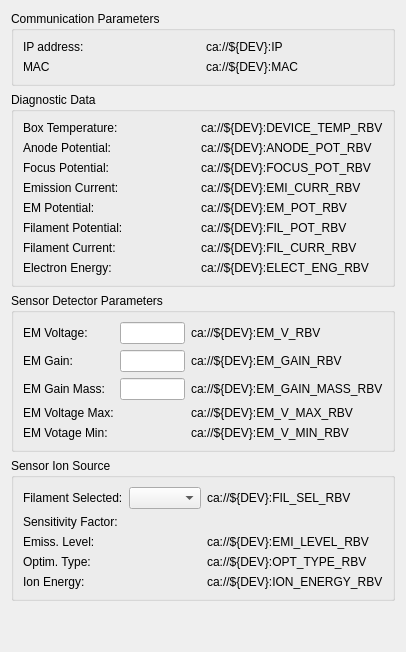
          <widget class="QFrame" name="verticalFrame">
           <property name="maximumSize">
            <size>
             <width>310</width>
             <height>16777215</height>
            </size>
           </property>
           <layout class="QVBoxLayout" name="verticalLayout_8">
            <item>
             <widget class="QGroupBox" name="horizontalGroupBox">
              <property name="title">
               <string>Communication Parameters</string>
              </property>
              <layout class="QHBoxLayout" name="horizontalLayout_5">
               <item>
                <layout class="QGridLayout" name="gridLayout_5">
                 <item row="1" column="1">
                  <widget class="PyDMLabel" name="PyDMLabel_19">
                   <property name="toolTip">
                    <string/>
                   </property>
                   <property name="text">
                    <string>ca://${DEV}:MAC</string>
                   </property>
                   <property name="precisionFromPV" stdset="0">
                    <bool>false</bool>
                   </property>
                   <property name="alarmSensitiveContent" stdset="0">
                    <bool>false</bool>
                   </property>
                   <property name="alarmSensitiveBorder" stdset="0">
                    <bool>false</bool>
                   </property>
                   <property name="channel" stdset="0">
                    <string>ca://${DEV}:MAC</string>
                   </property>
                  </widget>
                 </item>
                 <item row="0" column="1">
                  <widget class="PyDMLabel" name="PyDMLabel_18">
                   <property name="toolTip">
                    <string/>
                   </property>
                   <property name="text">
                    <string>ca://${DEV}:IP</string>
                   </property>
                   <property name="precisionFromPV" stdset="0">
                    <bool>false</bool>
                   </property>
                   <property name="alarmSensitiveContent" stdset="0">
                    <bool>false</bool>
                   </property>
                   <property name="alarmSensitiveBorder" stdset="0">
                    <bool>false</bool>
                   </property>
                   <property name="channel" stdset="0">
                    <string>ca://${DEV}:IP</string>
                   </property>
                  </widget>
                 </item>
                 <item row="1" column="0">
                  <widget class="QLabel" name="label_27">
                   <property name="font">
                    <font>
                     <weight>50</weight>
                     <bold>false</bold>
                    </font>
                   </property>
                   <property name="text">
                    <string>MAC</string>
                   </property>
                  </widget>
                 </item>
                 <item row="0" column="0">
                  <widget class="QLabel" name="label_26">
                   <property name="font">
                    <font>
                     <weight>50</weight>
                     <bold>false</bold>
                    </font>
                   </property>
                   <property name="text">
                    <string>IP address:</string>
                   </property>
                  </widget>
                 </item>
                </layout>
               </item>
              </layout>
             </widget>
            </item>
            <item>
             <widget class="QGroupBox" name="horizontalGroupBox_5">
              <property name="title">
               <string>Diagnostic Data</string>
              </property>
              <layout class="QHBoxLayout" name="horizontalLayout_9">
               <item>
                <layout class="QGridLayout" name="gridLayout_4">
                 <item row="0" column="0">
                  <widget class="QLabel" name="label_40">
                   <property name="font">
                    <font>
                     <weight>50</weight>
                     <bold>false</bold>
                    </font>
                   </property>
                   <property name="text">
                    <string>Box Temperature:</string>
                   </property>
                  </widget>
                 </item>
                 <item row="3" column="0">
                  <widget class="QLabel" name="label_36">
                   <property name="font">
                    <font>
                     <weight>50</weight>
                     <bold>false</bold>
                    </font>
                   </property>
                   <property name="text">
                    <string>Emission Current:</string>
                   </property>
                  </widget>
                 </item>
                 <item row="5" column="0">
                  <widget class="QLabel" name="label_41">
                   <property name="font">
                    <font>
                     <weight>50</weight>
                     <bold>false</bold>
                    </font>
                   </property>
                   <property name="text">
                    <string>Filament Potential:</string>
                   </property>
                  </widget>
                 </item>
                 <item row="4" column="1">
                  <widget class="PyDMLabel" name="PyDMLabel_30">
                   <property name="toolTip">
                    <string/>
                   </property>
                   <property name="text">
                    <string>ca://${DEV}:EM_POT_RBV</string>
                   </property>
                   <property name="showUnits" stdset="0">
                    <bool>true</bool>
                   </property>
                   <property name="precisionFromPV" stdset="0">
                    <bool>false</bool>
                   </property>
                   <property name="alarmSensitiveContent" stdset="0">
                    <bool>false</bool>
                   </property>
                   <property name="alarmSensitiveBorder" stdset="0">
                    <bool>false</bool>
                   </property>
                   <property name="channel" stdset="0">
                    <string>ca://${DEV}:EM_POT_RBV</string>
                   </property>
                  </widget>
                 </item>
                 <item row="1" column="0">
                  <widget class="QLabel" name="label_39">
                   <property name="font">
                    <font>
                     <weight>50</weight>
                     <bold>false</bold>
                    </font>
                   </property>
                   <property name="text">
                    <string>Anode Potential:</string>
                   </property>
                  </widget>
                 </item>
                 <item row="2" column="1">
                  <widget class="PyDMLabel" name="PyDMLabel_28">
                   <property name="toolTip">
                    <string/>
                   </property>
                   <property name="text">
                    <string>ca://${DEV}:FOCUS_POT_RBV</string>
                   </property>
                   <property name="showUnits" stdset="0">
                    <bool>true</bool>
                   </property>
                   <property name="precisionFromPV" stdset="0">
                    <bool>false</bool>
                   </property>
                   <property name="alarmSensitiveContent" stdset="0">
                    <bool>false</bool>
                   </property>
                   <property name="alarmSensitiveBorder" stdset="0">
                    <bool>false</bool>
                   </property>
                   <property name="channel" stdset="0">
                    <string>ca://${DEV}:FOCUS_POT_RBV</string>
                   </property>
                  </widget>
                 </item>
                 <item row="3" column="1">
                  <widget class="PyDMLabel" name="PyDMLabel_29">
                   <property name="toolTip">
                    <string/>
                   </property>
                   <property name="text">
                    <string>ca://${DEV}:EMI_CURR_RBV</string>
                   </property>
                   <property name="showUnits" stdset="0">
                    <bool>true</bool>
                   </property>
                   <property name="precisionFromPV" stdset="0">
                    <bool>false</bool>
                   </property>
                   <property name="alarmSensitiveContent" stdset="0">
                    <bool>false</bool>
                   </property>
                   <property name="alarmSensitiveBorder" stdset="0">
                    <bool>false</bool>
                   </property>
                   <property name="channel" stdset="0">
                    <string>ca://${DEV}:EMI_CURR_RBV</string>
                   </property>
                  </widget>
                 </item>
                 <item row="6" column="1">
                  <widget class="PyDMLabel" name="PyDMLabel_34">
                   <property name="toolTip">
                    <string/>
                   </property>
                   <property name="text">
                    <string>ca://${DEV}:FIL_CURR_RBV</string>
                   </property>
                   <property name="showUnits" stdset="0">
                    <bool>true</bool>
                   </property>
                   <property name="precisionFromPV" stdset="0">
                    <bool>false</bool>
                   </property>
                   <property name="alarmSensitiveContent" stdset="0">
                    <bool>false</bool>
                   </property>
                   <property name="alarmSensitiveBorder" stdset="0">
                    <bool>false</bool>
                   </property>
                   <property name="channel" stdset="0">
                    <string>ca://${DEV}:FIL_CURR_RBV</string>
                   </property>
                  </widget>
                 </item>
                 <item row="0" column="1">
                  <widget class="PyDMLabel" name="PyDMLabel_32">
                   <property name="toolTip">
                    <string/>
                   </property>
                   <property name="text">
                    <string>ca://${DEV}:DEVICE_TEMP_RBV</string>
                   </property>
                   <property name="precision" stdset="0">
                    <number>2</number>
                   </property>
                   <property name="showUnits" stdset="0">
                    <bool>true</bool>
                   </property>
                   <property name="precisionFromPV" stdset="0">
                    <bool>false</bool>
                   </property>
                   <property name="alarmSensitiveContent" stdset="0">
                    <bool>false</bool>
                   </property>
                   <property name="alarmSensitiveBorder" stdset="0">
                    <bool>false</bool>
                   </property>
                   <property name="channel" stdset="0">
                    <string>ca://${DEV}:DEVICE_TEMP_RBV</string>
                   </property>
                  </widget>
                 </item>
                 <item row="6" column="0">
                  <widget class="QLabel" name="label_42">
                   <property name="font">
                    <font>
                     <weight>50</weight>
                     <bold>false</bold>
                    </font>
                   </property>
                   <property name="text">
                    <string>Filament Current:</string>
                   </property>
                  </widget>
                 </item>
                 <item row="5" column="1">
                  <widget class="PyDMLabel" name="PyDMLabel_33">
                   <property name="toolTip">
                    <string/>
                   </property>
                   <property name="text">
                    <string>ca://${DEV}:FIL_POT_RBV</string>
                   </property>
                   <property name="showUnits" stdset="0">
                    <bool>true</bool>
                   </property>
                   <property name="precisionFromPV" stdset="0">
                    <bool>false</bool>
                   </property>
                   <property name="alarmSensitiveContent" stdset="0">
                    <bool>false</bool>
                   </property>
                   <property name="alarmSensitiveBorder" stdset="0">
                    <bool>false</bool>
                   </property>
                   <property name="channel" stdset="0">
                    <string>ca://${DEV}:FIL_POT_RBV</string>
                   </property>
                  </widget>
                 </item>
                 <item row="2" column="0">
                  <widget class="QLabel" name="label_37">
                   <property name="font">
                    <font>
                     <weight>50</weight>
                     <bold>false</bold>
                    </font>
                   </property>
                   <property name="text">
                    <string>Focus Potential:</string>
                   </property>
                  </widget>
                 </item>
                 <item row="7" column="1">
                  <widget class="PyDMLabel" name="PyDMLabel_35">
                   <property name="toolTip">
                    <string/>
                   </property>
                   <property name="text">
                    <string>ca://${DEV}:ELECT_ENG_RBV</string>
                   </property>
                   <property name="showUnits" stdset="0">
                    <bool>true</bool>
                   </property>
                   <property name="precisionFromPV" stdset="0">
                    <bool>false</bool>
                   </property>
                   <property name="alarmSensitiveContent" stdset="0">
                    <bool>false</bool>
                   </property>
                   <property name="alarmSensitiveBorder" stdset="0">
                    <bool>false</bool>
                   </property>
                   <property name="channel" stdset="0">
                    <string>ca://${DEV}:ELECT_ENG_RBV</string>
                   </property>
                  </widget>
                 </item>
                 <item row="4" column="0">
                  <widget class="QLabel" name="label_38">
                   <property name="font">
                    <font>
                     <weight>50</weight>
                     <bold>false</bold>
                    </font>
                   </property>
                   <property name="text">
                    <string>EM Potential:</string>
                   </property>
                  </widget>
                 </item>
                 <item row="1" column="1">
                  <widget class="PyDMLabel" name="PyDMLabel_31">
                   <property name="toolTip">
                    <string/>
                   </property>
                   <property name="text">
                    <string>ca://${DEV}:ANODE_POT_RBV</string>
                   </property>
                   <property name="showUnits" stdset="0">
                    <bool>true</bool>
                   </property>
                   <property name="precisionFromPV" stdset="0">
                    <bool>false</bool>
                   </property>
                   <property name="alarmSensitiveContent" stdset="0">
                    <bool>false</bool>
                   </property>
                   <property name="alarmSensitiveBorder" stdset="0">
                    <bool>false</bool>
                   </property>
                   <property name="channel" stdset="0">
                    <string>ca://${DEV}:ANODE_POT_RBV</string>
                   </property>
                  </widget>
                 </item>
                 <item row="7" column="0">
                  <widget class="QLabel" name="label_43">
                   <property name="font">
                    <font>
                     <weight>50</weight>
                     <bold>false</bold>
                    </font>
                   </property>
                   <property name="text">
                    <string>Electron Energy:</string>
                   </property>
                  </widget>
                 </item>
                </layout>
               </item>
              </layout>
             </widget>
            </item>
            <item>
             <widget class="QGroupBox" name="horizontalGroupBox_6">
              <property name="title">
               <string>Sensor Detector Parameters</string>
              </property>
              <layout class="QHBoxLayout" name="horizontalLayout_10">
               <item>
                <layout class="QGridLayout" name="gridLayout_8">
                 <item row="0" column="0">
                  <widget class="QLabel" name="label_47">
                   <property name="font">
                    <font>
                     <weight>50</weight>
                     <bold>false</bold>
                    </font>
                   </property>
                   <property name="text">
                    <string>EM Voltage:</string>
                   </property>
                  </widget>
                 </item>
                 <item row="4" column="2">
                  <widget class="PyDMLabel" name="PyDMLabel_39">
                   <property name="toolTip">
                    <string/>
                   </property>
                   <property name="text">
                    <string>ca://${DEV}:EM_V_MIN_RBV</string>
                   </property>
                   <property name="showUnits" stdset="0">
                    <bool>true</bool>
                   </property>
                   <property name="precisionFromPV" stdset="0">
                    <bool>false</bool>
                   </property>
                   <property name="alarmSensitiveBorder" stdset="0">
                    <bool>false</bool>
                   </property>
                   <property name="channel" stdset="0">
                    <string>ca://${DEV}:EM_V_MIN_RBV</string>
                   </property>
                  </widget>
                 </item>
                 <item row="0" column="1">
                  <widget class="PyDMLineEdit" name="PyDMLineEdit_5">
                   <property name="maximumSize">
                    <size>
                     <width>100</width>
                     <height>16777215</height>
                    </size>
                   </property>
                   <property name="toolTip">
                    <string/>
                   </property>
                   <property name="precisionFromPV" stdset="0">
                    <bool>false</bool>
                   </property>
                   <property name="alarmSensitiveBorder" stdset="0">
                    <bool>false</bool>
                   </property>
                   <property name="channel" stdset="0">
                    <string>ca://${DEV}:EM_V</string>
                   </property>
                  </widget>
                 </item>
                 <item row="1" column="0">
                  <widget class="QLabel" name="label_44">
                   <property name="font">
                    <font>
                     <weight>50</weight>
                     <bold>false</bold>
                    </font>
                   </property>
                   <property name="text">
                    <string>EM Gain:</string>
                   </property>
                  </widget>
                 </item>
                 <item row="4" column="0">
                  <widget class="QLabel" name="label_46">
                   <property name="font">
                    <font>
                     <weight>50</weight>
                     <bold>false</bold>
                    </font>
                   </property>
                   <property name="text">
                    <string>EM Votage Min:</string>
                   </property>
                  </widget>
                 </item>
                 <item row="3" column="0">
                  <widget class="QLabel" name="label_45">
                   <property name="font">
                    <font>
                     <weight>50</weight>
                     <bold>false</bold>
                    </font>
                   </property>
                   <property name="text">
                    <string>EM Voltage Max:</string>
                   </property>
                  </widget>
                 </item>
                 <item row="3" column="2">
                  <widget class="PyDMLabel" name="PyDMLabel_40">
                   <property name="toolTip">
                    <string/>
                   </property>
                   <property name="text">
                    <string>ca://${DEV}:EM_V_MAX_RBV</string>
                   </property>
                   <property name="showUnits" stdset="0">
                    <bool>true</bool>
                   </property>
                   <property name="precisionFromPV" stdset="0">
                    <bool>false</bool>
                   </property>
                   <property name="alarmSensitiveBorder" stdset="0">
                    <bool>false</bool>
                   </property>
                   <property name="channel" stdset="0">
                    <string>ca://${DEV}:EM_V_MAX_RBV</string>
                   </property>
                  </widget>
                 </item>
                 <item row="0" column="2">
                  <widget class="PyDMLabel" name="PyDMLabel_36">
                   <property name="toolTip">
                    <string/>
                   </property>
                   <property name="text">
                    <string>ca://${DEV}:EM_V_RBV</string>
                   </property>
                   <property name="showUnits" stdset="0">
                    <bool>true</bool>
                   </property>
                   <property name="precisionFromPV" stdset="0">
                    <bool>false</bool>
                   </property>
                   <property name="alarmSensitiveContent" stdset="0">
                    <bool>false</bool>
                   </property>
                   <property name="alarmSensitiveBorder" stdset="0">
                    <bool>false</bool>
                   </property>
                   <property name="channel" stdset="0">
                    <string>ca://${DEV}:EM_V_RBV</string>
                   </property>
                  </widget>
                 </item>
                 <item row="2" column="0">
                  <widget class="QLabel" name="label_48">
                   <property name="font">
                    <font>
                     <weight>50</weight>
                     <bold>false</bold>
                    </font>
                   </property>
                   <property name="text">
                    <string>EM Gain Mass:</string>
                   </property>
                  </widget>
                 </item>
                 <item row="1" column="1">
                  <widget class="PyDMLineEdit" name="PyDMLineEdit_6">
                   <property name="maximumSize">
                    <size>
                     <width>100</width>
                     <height>16777215</height>
                    </size>
                   </property>
                   <property name="toolTip">
                    <string/>
                   </property>
                   <property name="precision" stdset="0">
                    <number>2</number>
                   </property>
                   <property name="precisionFromPV" stdset="0">
                    <bool>false</bool>
                   </property>
                   <property name="alarmSensitiveBorder" stdset="0">
                    <bool>false</bool>
                   </property>
                   <property name="channel" stdset="0">
                    <string>ca://${DEV}:EM_GAIN</string>
                   </property>
                  </widget>
                 </item>
                 <item row="2" column="1">
                  <widget class="PyDMLineEdit" name="PyDMLineEdit_8">
                   <property name="toolTip">
                    <string/>
                   </property>
                   <property name="precisionFromPV" stdset="0">
                    <bool>false</bool>
                   </property>
                   <property name="alarmSensitiveBorder" stdset="0">
                    <bool>false</bool>
                   </property>
                   <property name="channel" stdset="0">
                    <string>ca://${DEV}:EM_GAIN_MASS</string>
                   </property>
                  </widget>
                 </item>
                 <item row="1" column="2">
                  <widget class="PyDMLabel" name="PyDMLabel_38">
                   <property name="toolTip">
                    <string/>
                   </property>
                   <property name="text">
                    <string>ca://${DEV}:EM_GAIN_RBV</string>
                   </property>
                   <property name="precision" stdset="0">
                    <number>2</number>
                   </property>
                   <property name="precisionFromPV" stdset="0">
                    <bool>false</bool>
                   </property>
                   <property name="alarmSensitiveBorder" stdset="0">
                    <bool>false</bool>
                   </property>
                   <property name="channel" stdset="0">
                    <string>ca://${DEV}:EM_GAIN_RBV</string>
                   </property>
                  </widget>
                 </item>
                 <item row="2" column="2">
                  <widget class="PyDMLabel" name="PyDMLabel_37">
                   <property name="toolTip">
                    <string/>
                   </property>
                   <property name="text">
                    <string>ca://${DEV}:EM_GAIN_MASS_RBV</string>
                   </property>
                   <property name="showUnits" stdset="0">
                    <bool>true</bool>
                   </property>
                   <property name="precisionFromPV" stdset="0">
                    <bool>false</bool>
                   </property>
                   <property name="alarmSensitiveBorder" stdset="0">
                    <bool>false</bool>
                   </property>
                   <property name="channel" stdset="0">
                    <string>ca://${DEV}:EM_GAIN_MASS_RBV</string>
                   </property>
                  </widget>
                 </item>
                </layout>
               </item>
              </layout>
             </widget>
            </item>
            <item>
             <widget class="QGroupBox" name="horizontalGroupBox_9">
              <property name="title">
               <string>Sensor Ion Source</string>
              </property>
              <layout class="QHBoxLayout" name="horizontalLayout_16">
               <item>
                <layout class="QGridLayout" name="gridLayout_22">
                 <item row="0" column="0">
                  <widget class="QLabel" name="label_65">
                   <property name="font">
                    <font>
                     <weight>50</weight>
                     <bold>false</bold>
                    </font>
                   </property>
                   <property name="text">
                    <string>Filament Selected:</string>
                   </property>
                  </widget>
                 </item>
                 <item row="3" column="2">
                  <widget class="PyDMLabel" name="PyDMLabel_63">
                   <property name="toolTip">
                    <string/>
                   </property>
                   <property name="text">
                    <string>ca://${DEV}:OPT_TYPE_RBV</string>
                   </property>
                   <property name="showUnits" stdset="0">
                    <bool>true</bool>
                   </property>
                   <property name="precisionFromPV" stdset="0">
                    <bool>false</bool>
                   </property>
                   <property name="alarmSensitiveBorder" stdset="0">
                    <bool>false</bool>
                   </property>
                   <property name="channel" stdset="0">
                    <string>ca://${DEV}:OPT_TYPE_RBV</string>
                   </property>
                  </widget>
                 </item>
                 <item row="3" column="0">
                  <widget class="QLabel" name="label_61">
                   <property name="font">
                    <font>
                     <weight>50</weight>
                     <bold>false</bold>
                    </font>
                   </property>
                   <property name="text">
                    <string>Optim. Type:</string>
                   </property>
                  </widget>
                 </item>
                 <item row="1" column="2">
                  <widget class="PyDMLabel" name="PyDMLabel_64">
                   <property name="toolTip">
                    <string/>
                   </property>
                   <property name="showUnits" stdset="0">
                    <bool>true</bool>
                   </property>
                   <property name="alarmSensitiveBorder" stdset="0">
                    <bool>false</bool>
                   </property>
                   <property name="channel" stdset="0">
                    <string>ca://${DEV}:SENS_FACTOR_RBV</string>
                   </property>
                   <property name="displayFormat" stdset="0">
                    <enum>PyDMLabel::Exponential</enum>
                   </property>
                  </widget>
                 </item>
                 <item row="1" column="0">
                  <widget class="QLabel" name="label_19">
                   <property name="text">
                    <string>&lt;html&gt;&lt;head/&gt;&lt;body&gt;&lt;p&gt;Sensitivity Factor:&lt;/p&gt;&lt;/body&gt;&lt;/html&gt;</string>
                   </property>
                  </widget>
                 </item>
                 <item row="2" column="2">
                  <widget class="PyDMLabel" name="PyDMLabel_58">
                   <property name="toolTip">
                    <string/>
                   </property>
                   <property name="text">
                    <string>ca://${DEV}:EMI_LEVEL_RBV</string>
                   </property>
                   <property name="precision" stdset="0">
                    <number>2</number>
                   </property>
                   <property name="precisionFromPV" stdset="0">
                    <bool>false</bool>
                   </property>
                   <property name="alarmSensitiveBorder" stdset="0">
                    <bool>false</bool>
                   </property>
                   <property name="channel" stdset="0">
                    <string>ca://${DEV}:EMI_LEVEL_RBV</string>
                   </property>
                  </widget>
                 </item>
                 <item row="2" column="0">
                  <widget class="QLabel" name="label_64">
                   <property name="font">
                    <font>
                     <weight>50</weight>
                     <bold>false</bold>
                    </font>
                   </property>
                   <property name="text">
                    <string>Emiss. Level:</string>
                   </property>
                  </widget>
                 </item>
                 <item row="0" column="1">
                  <widget class="PyDMEnumComboBox" name="PyDMEnumComboBox_6">
                   <property name="toolTip">
                    <string/>
                   </property>
                   <property name="alarmSensitiveBorder" stdset="0">
                    <bool>false</bool>
                   </property>
                   <property name="channel" stdset="0">
                    <string>ca://${DEV}:SET_FIL_SEL</string>
                   </property>
                  </widget>
                 </item>
                 <item row="0" column="2">
                  <widget class="PyDMLabel" name="PyDMLabel_57">
                   <property name="toolTip">
                    <string/>
                   </property>
                   <property name="text">
                    <string>ca://${DEV}:FIL_SEL_RBV</string>
                   </property>
                   <property name="showUnits" stdset="0">
                    <bool>false</bool>
                   </property>
                   <property name="precisionFromPV" stdset="0">
                    <bool>false</bool>
                   </property>
                   <property name="alarmSensitiveBorder" stdset="0">
                    <bool>false</bool>
                   </property>
                   <property name="channel" stdset="0">
                    <string>ca://${DEV}:FIL_SEL_RBV</string>
                   </property>
                  </widget>
                 </item>
                 <item row="4" column="0">
                  <widget class="QLabel" name="label_70">
                   <property name="font">
                    <font>
                     <weight>50</weight>
                     <bold>false</bold>
                    </font>
                   </property>
                   <property name="text">
                    <string>Ion Energy:</string>
                   </property>
                  </widget>
                 </item>
                 <item row="4" column="2">
                  <widget class="PyDMLabel" name="PyDMLabel_66">
                   <property name="toolTip">
                    <string/>
                   </property>
                   <property name="text">
                    <string>ca://${DEV}:ION_ENERGY_RBV</string>
                   </property>
                   <property name="showUnits" stdset="0">
                    <bool>true</bool>
                   </property>
                   <property name="alarmSensitiveBorder" stdset="0">
                    <bool>false</bool>
                   </property>
                   <property name="channel" stdset="0">
                    <string>ca://${DEV}:ION_ENERGY_RBV</string>
                   </property>
                   <property name="displayFormat" stdset="0">
                    <enum>PyDMLabel::Default</enum>
                   </property>
                  </widget>
                 </item>
                </layout>
               </item>
              </layout>
             </widget>
            </item>
            <item>
             <spacer name="verticalSpacer_2">
              <property name="orientation">
               <enum>Qt::Vertical</enum>
              </property>
              <property name="sizeHint" stdset="0">
               <size>
                <width>20</width>
                <height>40</height>
               </size>
              </property>
             </spacer>
            </item>
           </layout>
          </widget>
